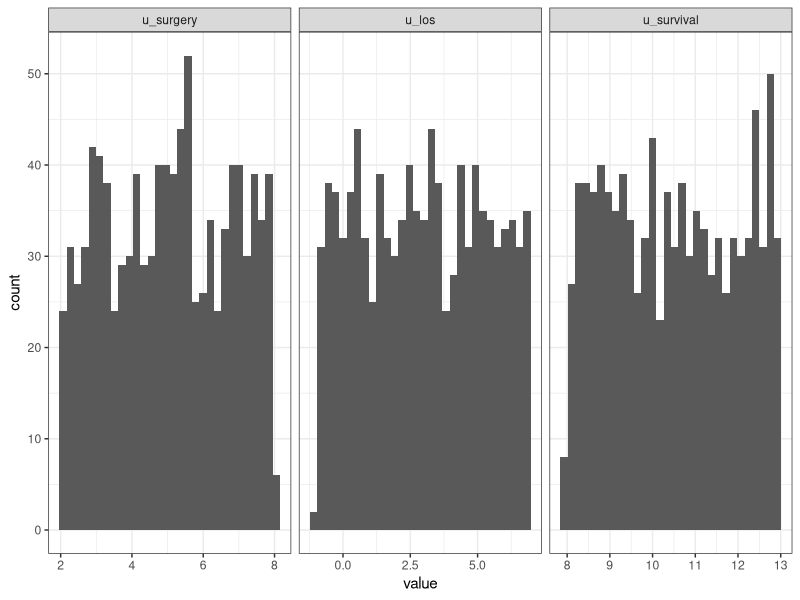
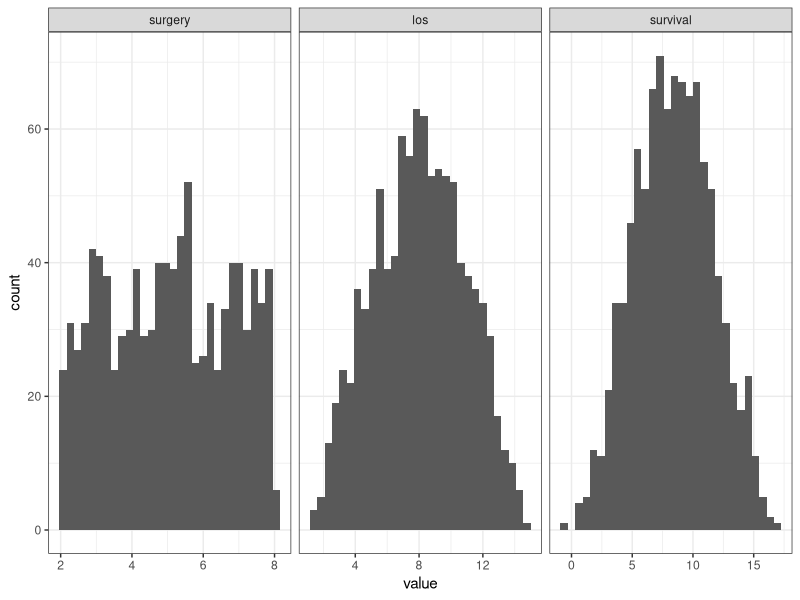

The R script that drew these images, in order:
## ---- chunk 1
#| label: setup
#| echo: false
#| execute: true

suppressMessages({
  library(purrr)
  library(data.table)
  library(ggplot2); theme_set(theme_bw())
})
## ---- chunk 2
#| label: scm1
#| execute: false
#| echo: true
#| code-line-numbers: "1-3|5-7|9-11|13-18|20"
#| output-location: fragment

f_surgery <- function(u_surgery) { # pa_surgery = {}
  u_surgery
}

f_los <- function(surgery, u_los) { # pa_los = {surgery}
  surgery + u_los
}

f_survival <- function(surgery, los, u_survival) { # pa_survival = {sugery, los}
  survival = los - 2 * surgery + u_survival
}

scm1 <- function(u_surgery, u_los, u_survival) {
  surgery  = f_surgery(u_surgery)
  los      = f_los(surgery, u_los)
  survival = f_survival(surgery, los, u_survival)
  c(surgery=surgery, los=los, survival=survival)
}
scm1(2, 1, 5)
## ---- chunk 3
#| label: submodel1
#| execute: false
#| echo: true
#| code-line-numbers: "1|3|8"
#| output-location: fragment

submodel7 <- function(u_surgery, u_los, u_survival) {
  surgery = f_surgery(u_surgery)
  los = 7
  survival = f_survival(surgery, los, u_survival)
  c(surgery=surgery, los=los, survival=survival)
}

submodel7(2, 1, 5)
## ---- chunk 4
#| label: pu
#| execute: false
#| echo: true
#| code-line-numbers: "1|2|3|4|7"
#| output-location: "fragment"
sample_u <- function() {
    u_surgery  = runif(1,  2,  8)
    u_los      = runif(1, -1,  7)
    u_survival = runif(1,  8, 13)
    c(u_surgery=u_surgery, u_los=u_los, u_survival=u_survival)
}
sample_u()
## ---- chunk 5
#| label: fig-u_samples
#| execute: true
#| echo: false
#| fig-align: "center"
#| fig-cap: "1000 random samples of U"
N = 1e3
us <- map(1:N, ~sample_u())
udf <- us |> map(~data.table(t(.x))) |> rbindlist()
udfm <- melt(udf, measure.vars=names(us[[1]]))
ggplot(udfm, aes(x=value)) + geom_histogram() + facet_grid(~variable, scales="free_x")
## ---- chunk 6
#| label: pcm1
#| echo: true
#| execute: true
#| output-location: "fragment"
#| code-line-numbers: "1|2|3|7"
sample_pcm <- function() {
  U <- sample_u()
  V <- scm1(U[['u_surgery']], U[['u_los']], U[['u_survival']])
  c(U, V)
}
  
sample_pcm()
## ---- chunk 7
#| label: fig-pcm1-samples
#| echo: false
#| fig-cap: "Realisations of endogenous variables V over random samples of U in [@fig-u_samples]"
vs <- map(us, ~do.call(scm1, as.list(.x)))
vdf <- vs |> map(~data.table(t(.x))) |> rbindlist()
vdfm <- melt(vdf, measure.vars=names(vs[[1]]))
ggplot(vdfm, aes(x=value)) + geom_histogram() + facet_grid(~variable, scales="free_x")
## ---- chunk 8
#| label: scm1-dag
#| execute: false
#| echo: true
#| code-line-numbers: "|2"
scm1 <- function(u_surgery, u_los, u_survival) {
  surgery  = f_surgery(u_surgery)
  los      = f_los(surgery, u_los)
  survival = f_survival(surgery, los, u_survival)
  c(surgery=surgery, los=los, survival=survival)
}
## ---- chunk 9
#| label: scm1-dag2
#| execute: false
#| echo: true
#| code-line-numbers: "3"
scm1 <- function(u_surgery, u_los, u_survival) {
  surgery  = f_surgery(u_surgery)
  los      = f_los(surgery, u_los)
  survival = f_survival(surgery, los, u_survival)
  c(surgery=surgery, los=los, survival=survival)
}
## ---- chunk 10
#| label: scm1-dag3
#| execute: false
#| echo: true
#| code-line-numbers: "4"
scm1 <- function(u_surgery, u_los, u_survival) {
  surgery  = f_surgery(u_surgery)
  los      = f_los(surgery, u_los)
  survival = f_survival(surgery, los, u_survival)
  c(surgery=surgery, los=los, survival=survival)
}
## ---- chunk 11
#| label: submodel-dag
#| execute: false
#| echo: true
#| code-line-numbers: "1|3|8"
#| output-location: fragment

submodel7 <- function(u_surgery, u_los, u_survival) {
  surgery = f_surgery(u_surgery)
  los = 7
  survival = f_survival(surgery, los, u_survival)
  c(surgery=surgery, los=los, survival=survival)
}

submodel7(2, 1, 5)
